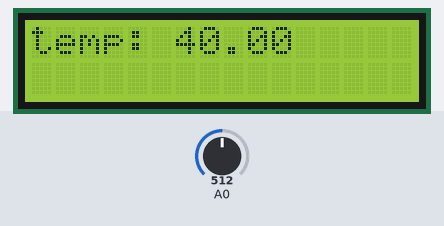
Simulated run of this sketch. Board: Arduino Uno, built with avr-gcc and run on an emulated ATmega328P. Shown: 16×2 character LCD. The test bench sets the inputs (shaded band); at power-on: A0 = 512. No radio packets arrive unless stated.

Above: at 1.2 s.
1.3 s: A0 set to 716
At 2.6 s:
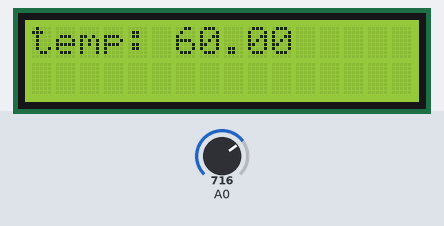
4.6 s: A0 set to 900
At 5.6 s:
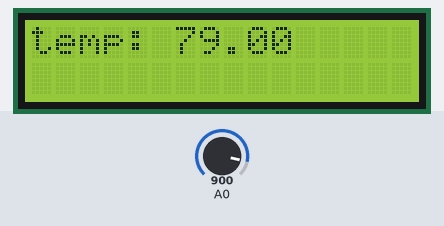
7.6 s: A0 set to 1023
At 8.6 s:
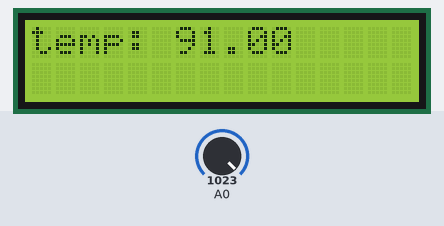
Timing chart, 0 to 10.6 s (numbered marks = the images above; inputs shaded):
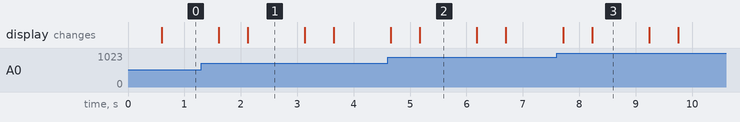

The sketch:

Transmitter.ino
```cpp
//#include <Wire.h>
//#include <LiquidCrystal_I2C.h>
//#include<SPI.h>
//#include<nRF24L01.h>
//#include<RF24.h>
//// Set the LCD address to 0x27 for a 16 chars and 2 line display
//LiquidCrystal_I2C lcd(0x27, 16, 2);
//uint32_t receiver[3];
//uint32_t input[3];
//RF24 radio(9,10);
//const byte addresses[][6]={"00001","00002"};
//void setup()
//{
//	// initialize the LCD
// Serial.begin(9600);
//
//	lcd.begin();
//
//	// Turn on the blacklight and print a message.
//	lcd.backlight();
//	//lcd.print("Hello, world!");
//
//  radio.begin();
//  radio.openReadingPipe(1,addresses[1]);
//  radio.openWritingPipe(addresses[0]);
//  radio.setPALevel(RF24_PA_MAX);
//  radio.setDataRate(RF24_250KBPS);
//  radio.setChannel(110);
//}
//
//void loop()
//{ lcd.clear();
//	delay(500);
//  radio.stopListening();
//  input[0]=1;
//  lcd.print(input[0]);
//  radio.write(&input,sizeof(input));
//
//
//
//   delay(5);
//   radio.startListening();
//
//   if(radio.available()){
//    lcd.print("available");
//   radio.read(&receiver,sizeof(receiver));
//   lcd.print(receiver[0]);
//  }
//}


#include <SPI.h>
#include <nRF24L01.h>
#include <RF24.h>
//#include <DHT11.h>
#include <LiquidCrystal_I2C.h>

LiquidCrystal_I2C lcd(0x27, 16, 2);
//int pin = A0;
//DHT11 dht11(pin);
float temperature[2];

//double Fahrenheit(double celsius) {
//return ((double)(9 / 5) * celsius) + 32;
//}

//double Kelvin(double celsius) {
//return celsius + 273.15;
//}

RF24 radio(3
, 4);
//const uint64_t pipe = 0xE8E8F0F0E1LL;
const byte address[6]="00001";

void setup(void) {
  Serial.begin(115200);
  pinMode(A0,INPUT);

  lcd.begin();
  radio.begin();
  radio.openWritingPipe(address);
  radio.setChannel(110);
  radio.setPALevel(RF24_PA_MAX);
  radio.setDataRate( RF24_250KBPS );
  radio.stopListening();

}

void loop(void)
{
lcd.clear();
//float temp, humi;
//dht11.read(humi, temp);
temperature[0] = (analogRead(A0)/10)-11;
temperature[1] = 42 ;
radio.write(temperature, sizeof(temperature));
lcd.print("msg sent");
delay(500);
lcd.clear();
lcd.print("temp: ");
lcd.setCursor(6,0);
lcd.print(temperature[0]);
delay(1000);
}
```

Measured:
- after the input at 1.3 s, the display: first differs from a run without the input after 0.82 s (image 1)
- after the input at 4.6 s, the display: first differs from a run without the input after 0.57 s (image 2)
- after the input at 7.6 s, the display: first differs from a run without the input after 0.63 s (image 3)
- what the display in image 1 shows lasts 1.0 s, from 2.1 s to 3.1 s
